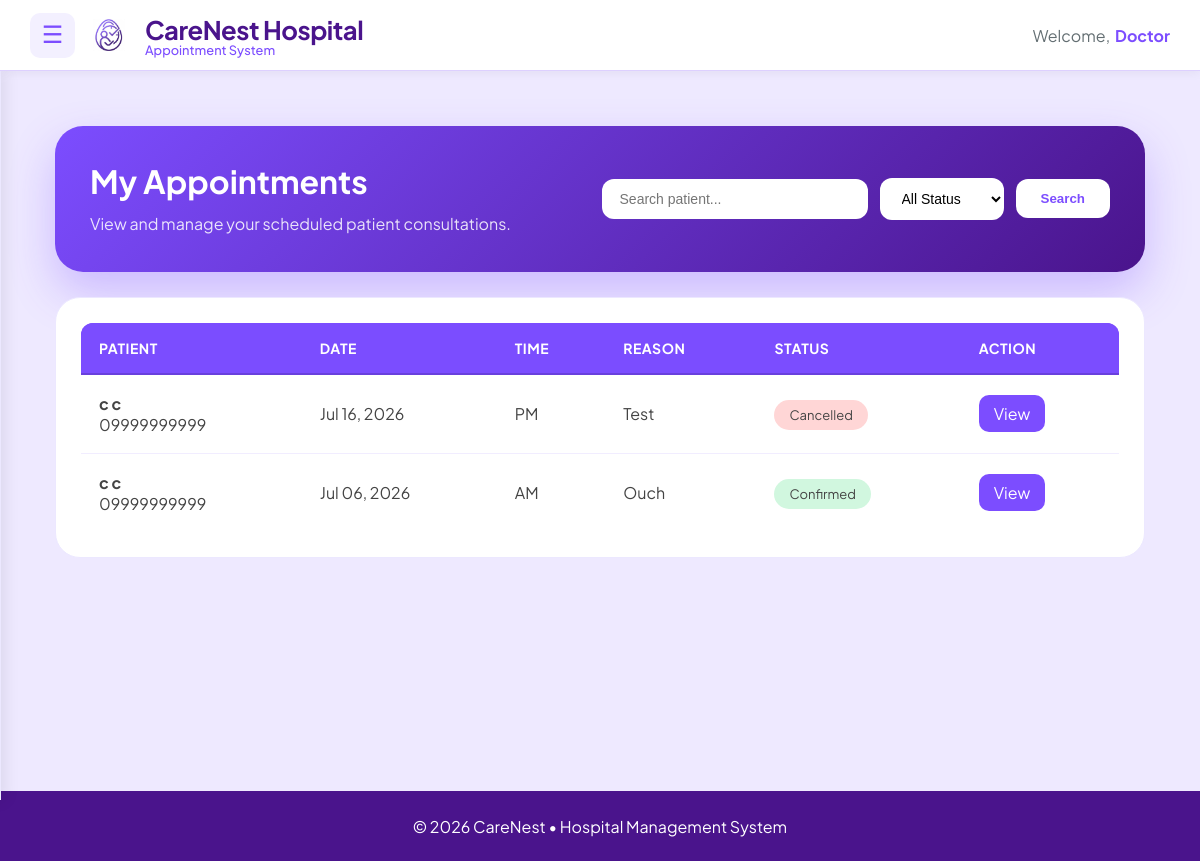
Before: /doctor/appointments/ (signed in) with the older database file.
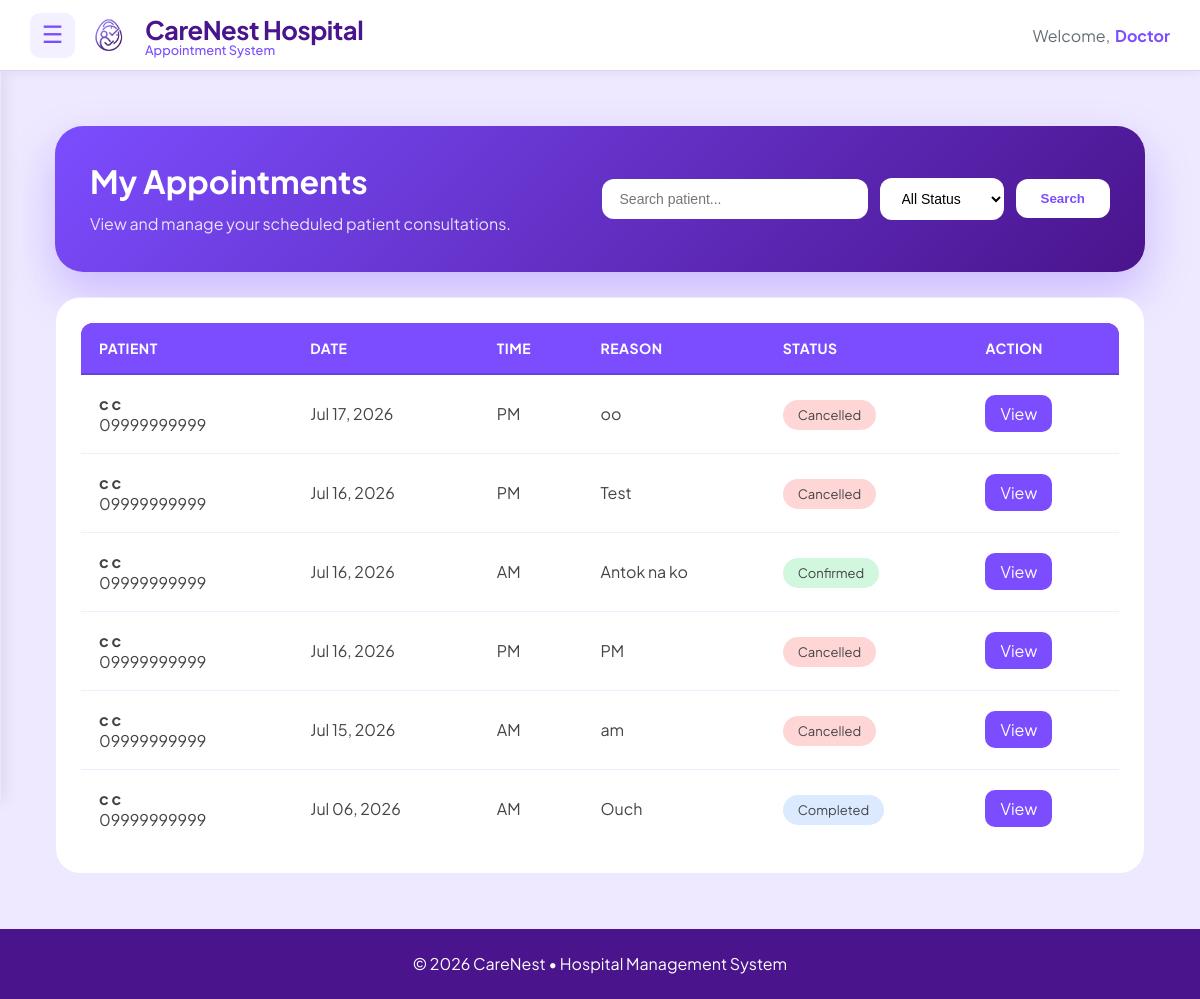
After: the same page with the newer database file.
### main/models.py (models this page shows, shortened)
class Appointment(models.Model):
    STATUS_CHOICES = [
        ('Waiting', 'Waiting'),
        ('Pending', 'Pending'),
        ('Confirmed', 'Confirmed'),
        ('Completed', 'Completed'),
        ('Cancelled', 'Cancelled'),
    ]
    TIME_PERIOD_CHOICES = [
        ('AM', 'AM'),
        ('PM', 'PM'),
    ]
    patient = models.ForeignKey(
        Patient,
        on_delete=models.CASCADE,
        related_name='appointments'
    )
    doctor = models.ForeignKey(
        Doctor,
        on_delete=models.CASCADE,
        related_name='appointments'
    )
    date = models.DateField()
    time_period = models.CharField(
        max_length=2,
        choices=TIME_PERIOD_CHOICES,
        default='AM'
    )
    reason = models.TextField()
    status = models.CharField(
        max_length=15,
        choices=STATUS_CHOICES,
        default='Pending'
    )
    created_at = models.DateTimeField(auto_now_add=True)

class Patient(models.Model):
    SEX_CHOICES = [
        ('Male', 'Male'),
        ('Female', 'Female'),
        ('Other', 'Other'),
    ]
    BLOOD_TYPE_CHOICES = [
        ('A+', 'A+'),
        ('A-', 'A-'),
        ('B+', 'B+'),
        ('B-', 'B-'),
        ('AB+', 'AB+'),
        ('AB-', 'AB-'),
        ('O+', 'O+'),
        ('O-', 'O-'),
        ('Unknown', 'Unknown'),
    ]
    user = models.OneToOneField(
        User,
        on_delete=models.CASCADE,
        related_name='patient_profile'
    )
    first_name = models.CharField(max_length=50, default="Unknown")
    middle_name = models.CharField(max_length=50, blank=True, null=True)
    last_name = models.CharField(max_length=50, default="Unknown")
    date_of_birth = models.DateField()
    sex = models.CharField(
        max_length=10,
        choices=SEX_CHOICES,
        default='Male'
    )
    blood_type = models.CharField(
        max_length=10,
        choices=BLOOD_TYPE_CHOICES,
        default='Unknown'
    )
    height = models.DecimalField(
        max_digits=5,
        decimal_places=2,
        blank=True,
        null=True,
        help_text="Height in centimeters"
    )
    weight = models.DecimalField(
        max_digits=5,
        decimal_places=2,
        blank=True,
        null=True,
        help_text="Weight in kilograms"
    )
    address = models.TextField()
    contact_number = models.CharField(max_length=15)
    profile_picture = models.ImageField(
        upload_to=user_directory_path,
        default='default.jpg',
        blank=True,
        null=True
    )

### main/views.py (the view, shortened to what this page needs)
# urls.py: path("doctor/appointments/", views.doctor_appointments, name="doctor_appointments"),
@login_required
def doctor_appointments(request):
    doctor = request.user.doctor_profile
    appointments = Appointment.objects.filter(
        doctor=doctor
    ).exclude(
    status="Waiting"
).order_by("-date")
    search = request.GET.get("search")
    status = request.GET.get("status")
    if status:
        appointments = appointments.filter(
            status=status
        )
    context = {
        "appointments": appointments,
        "search": search,
        "selected_status": status,
    }
    return render(
        request,
        "doctors/appointment/doctor_appointment_list.html",
        context
    )

### main/templates/doctors/appointment/doctor_appointment_list.html (shortened to what this page needs)
{% extends "includes/dashboard_base.html" %}
{% load static %}
{% block content %}
{% block extra_css %}
<link rel="stylesheet" href="{% static 'css/doctor_appointment_list.css' %}">
{% endblock %}
<div class="appointments-page">
<section class="appointments-header">
<div class="header-text">
<h1>
My Appointments
</h1>
<p>
View and manage your scheduled patient consultations.
</p>
</div>
<form method="GET" class="appointment-search">
<input
type="text"
name="search"
placeholder="Search patient..."
>
<select name="status">
<option value="">
All Status
</option>
</select>
<button type="submit">
Search
</button>
</form>
</section>
<section class="appointment-table-card">
<table>
<thead>
<tr>
<th>
Patient
</th>
<th>
Date
</th>
<th>
Time
</th>
<th>
Reason
</th>
<th>
Status
</th>
<th>
Action
</th>
</tr>
</thead>
<tbody>
{% for appointment in appointments %}
<tr>
<td>
<strong>
{{ appointment.patient.first_name }}
{{ appointment.patient.last_name }}
</strong>
<br>
{{ appointment.patient.contact_number }}
</td>
<td>
{{ appointment.date|date:"M d, Y" }}
</td>
<td>
{{ appointment.time_period }}
</td>
<td>
{{ appointment.reason }}
</td>
<td>
<span class="status {{ appointment.status|lower }}">
{{ appointment.status }}
</span>
</td>
<td>
<a href="{% url 'doctor_appointment_detail' appointment.id %}" class="view-btn">
    View
</a>
</td>
</tr>
{% empty %}
<tr>
<td colspan="6" class="empty">
No appointments found.
</td>
</tr>
{% endfor %}
</tbody>
</table>
</section>
</div>
{% endblock %}

Changed rows visible on the page:
added Appointment: patient.first_name "c", patient.last_name "c", patient.contact_number "09999999999", date "Jul 17, 2026", time_period "PM", reason "oo", status "Cancelled"
added Appointment: patient.first_name "c", patient.last_name "c", patient.contact_number "09999999999", date "Jul 16, 2026", time_period "AM", reason "Antok na ko", status "Confirmed"
added Appointment: patient.first_name "c", patient.last_name "c", patient.contact_number "09999999999", date "Jul 16, 2026", time_period "PM", reason "PM", status "Cancelled"
added Appointment: patient.first_name "c", patient.last_name "c", patient.contact_number "09999999999", date "Jul 15, 2026", time_period "AM", reason "am", status "Cancelled"
changed Appointment "Ouch": status "Confirmed" → "Completed"
